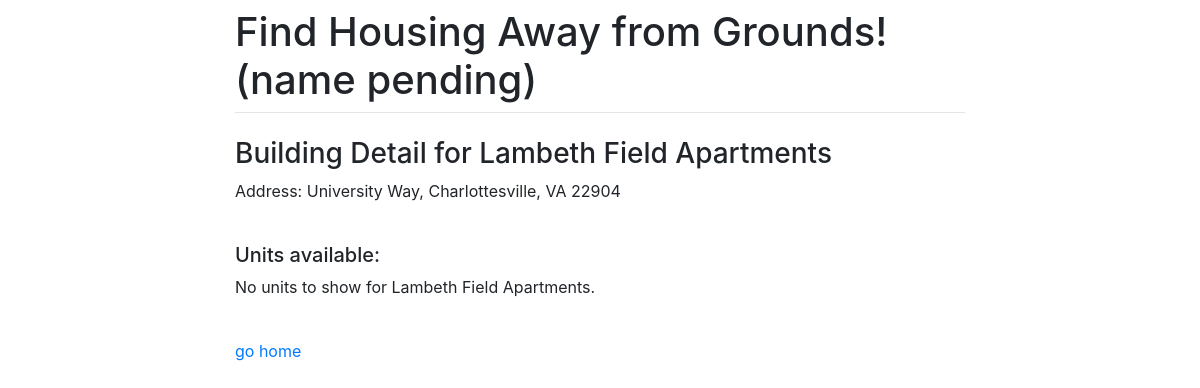
/buildings/2/, run on the app's committed database.
### housing/models.py (models this page shows, shortened)
class Building(models.Model):
    name = models.CharField(max_length=100)
    address = models.CharField(max_length=500)

### housing/views.py (the view)
# urls.py: path('buildings/<int:pk>/', views.building_detail, name='building_detail')
def building_detail(request, pk=None):
	building = get_object_or_404(Building, pk=pk)
	return render(request,'building_detail.html',{'building':building})

### housing/templates/building_detail.html
{% extends 'base.html' %}
{% block content %}
<div>
    <h3>Building Detail for {{ building.name }}</h3>
    <p> Address: {{ building.address }} </p>
    <br>
    <h5>Units available:</h5>
    {% if building.unit_set.all %}
        {% for unit in building.unit_set.all %}
        <ul>
                <li>Number of Bedrooms: {{ unit.num_bedrooms }}</li>
                <li>Square Footage: {{ unit.square_footage }}</li>
                <li>Monthly Rent: {{ unit.monthly_rent }}</li>
        </ul>
        {% endfor %}
    {% else %}
        <p> No units to show for {{ building.name }}.</p>
    {% endif %}
</div>
{% endblock %}

### data on the page
Building: name "Lambeth Field Apartments", address "University Way, Charlottesville, VA 22904"
